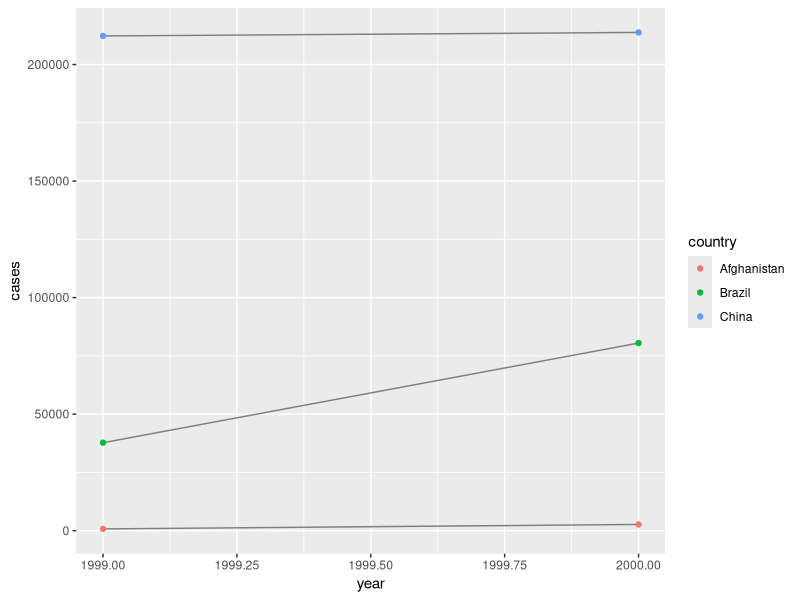
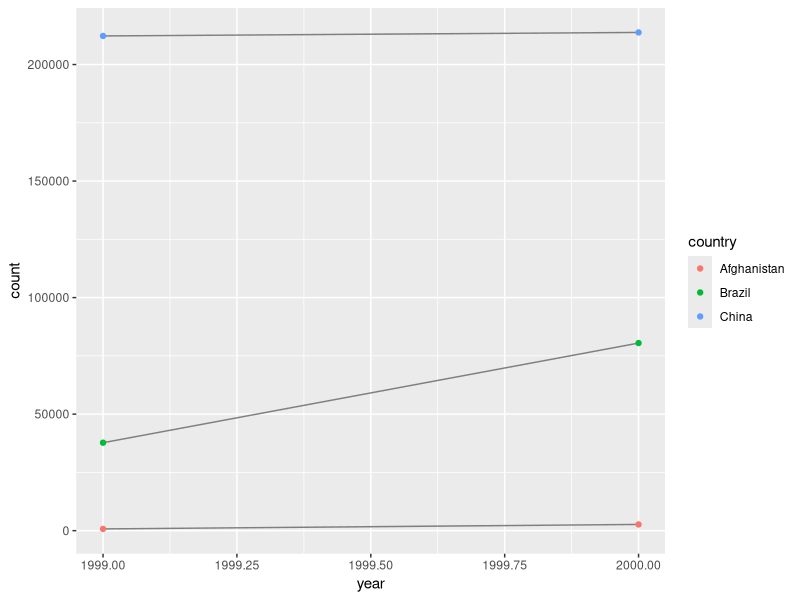

These charts were generated, in order, by the following R code: (Note: this script raises an error after producing the figures.)
## ---- chunk 1
library(tidyverse)
## ---- chunk 2
table1
## ---- chunk 3
table2
## ---- chunk 4
table3
## ---- chunk 5
table4a
## ---- chunk 6
table4b
## ---- chunk 7
cases <- table2 %>%
  filter(type == "cases")
populations <- table2 %>%
  filter(type == "population")
merged <- cbind(cases, populations)
merged$rates= (cases$count / populations$count)*1000
merged

## ---- chunk 8
rates_99 <- (table4a$`1999` / table4b$`1999`)*1000
rates_00 <- (table4a$`2000`/ table4b$`2000`)*1000
new <- table4a['country']
new$rates_00 = rates_00
new$rates_99 = rates_99
new
## ---- chunk 9
ggplot(table1, aes(year, cases)) + 
  geom_line(aes(group = country), colour = "grey50") + 
  geom_point(aes(colour = country))

# below gives the same plot
table2 %>%
  filter(type == "cases") %>%
  ggplot(aes(year, count)) + 
  geom_line(aes(group = country), colour="grey50")+ 
  geom_point(aes(colour = country))
## ---- chunk 10
stocks <- tibble(
  year   = c(2015, 2015, 2016, 2016),
  half  = c(   1,    2,     1,    2),
  return = c(1.88, 0.59, 0.92, 0.17)
)
stocks
stocks %>% 
  spread(year, return) %>% 
  gather("year", "return", `2015`:`2016`)
## ---- chunk 11
# spread with convert TRUE
tbl <- tibble(
  number = c(1,1,2),
  type = c("date", "integer", "date"),
  value = c("12/08/1993", "24", "16/10/1995")
)
spd <- spread(tbl, key = type, value = value, convert = TRUE) #check column types of spd
spd
## ---- chunk 12
tbl <- tibble(
  '2017' = c(10,20),
  '2018' = c(30,40), 
  '2019' = c(50,60),
  'x' = c(1,2)
)
tbl
gtr <- gather(tbl, `2017`, `2018`, `2019`, key = "year", value = "y", convert = TRUE)
gtr # type of year column is coerced to be integer
## ---- chunk 13
table4a %>% 
  gather(1999, 2000, key = "year", value = "cases")
## ---- chunk 14
table4a %>% 
  gather(`1999`, `2000`, key = "year", value = "cases")
## ---- chunk 15
people <- tribble(
  ~name,             ~key,    ~value,
  #-----------------|--------|------
  "Phillip Woods",   "age",       45,
  "Phillip Woods",   "height",   186,
  "Phillip Woods",   "age",       50,
  "Jessica Cordero", "age",       37,
  "Jessica Cordero", "height",   156
)

spread(people, key, value)

## ---- chunk 16
people <- tribble(
  ~name,             ~key,    ~value, ~middle,
  #-----------------|--------|------|----------|
  "Phillip Woods",   "age",       45, "J",
  "Phillip Woods",   "height",   186, "J",
  "Phillip Woods",   "age",       50, "M",
  "Jessica Cordero", "age",       37, "",
  "Jessica Cordero", "height",   156, ""
)

spread(people, key, value)
## ---- chunk 17
preg <- tribble(
  ~pregnant, ~male, ~female,
  "yes",     NA,    10,
  "no",      20,    12
)

temp <- gather(preg, key = "gender", value = "count", male, female)
tidy <- spread(temp, key = pregnant, value = count)
## ---- chunk 18
tibble(x = c("a,b,c", "d,e,f,g", "h,i,j")) %>% 
  separate(x, c("one", "two", "three"), extra = "merge")

tibble(x = c("a,b,c", "d,e", "f,g,i")) %>% 
  separate(x, c("one", "two", "three"), fill = "right")
## ---- chunk 19
df <- data_frame(
  group = c(1:2, 1),
  item_id = c(1:2, 2),
  item_name = c("a", "b", "b"),
  value1 = 1:3,
  value2 = 4:6
)
df
complete(df, group, nesting(item_id ,item_name), fill = list(value1 = 0, value2 = 0))
## ---- chunk 20
who1 <- who%>% 
  gather(new_sp_m014:newrel_f65, key = "key", value = "cases", na.rm = TRUE)

who2 <- who1 %>%
  mutate(
    key = stringr::str_replace(key, "newrel", "new_rel")
  ) 

who3 <- who2 %>%
  separate(key, c("new", "type", "sexage"), sep = "_") %>%
  separate(sexage, c("sex", "age_group"), sep = 1) %>%
  select(-new, -iso2, -iso3)
## ---- chunk 21
who3 %>%
  complete(country, year, type, age_group, sex) %>%
  View()
## ---- chunk 22
who %>%
  gather(code, value, new_sp_m014:newrel_f65, na.rm = TRUE) %>% 
  separate(code, c("new", "var", "sexage")) %>%
  View()
## ---- chunk 23
who %>%
  select(country, iso2, iso3) %>%
  group_by(country) %>%
  summarise(
    iso2_value = unique(iso2),
    iso3_value = unique(iso3)
  )
## ---- chunk 24
summary <- who3 %>%
  group_by(country, year, sex) %>%
  summarise(
    total_cases = sum(cases, na.rm = TRUE)
  )

macro <- summary %>%
  group_by(year, sex) %>%
  summarise(
    total = sum(total_cases)
  )

macro %>%
  ggplot(aes(x = year, y = total, color = sex))+
  geom_smooth(se = FALSE) + 
  geom_point()+
  labs(title = "Sum of total TB cases by year")

## ---- chunk 25
summary %>%
  filter(sex == "m" & year > 1995) %>%
  ggplot(aes(x = year, y  = total_cases, color = country))+
  geom_point(show.legend = FALSE)+
  geom_line(show.legend = FALSE)+
  labs(title= "For Male Population")

summary %>%
  filter(sex == "f" & year > 1995) %>%
  ggplot(aes(x = year, y  = total_cases, color = country))+
  geom_point(show.legend = FALSE)+
  geom_line(show.legend = FALSE)+
  labs(title= "For Female Population")
